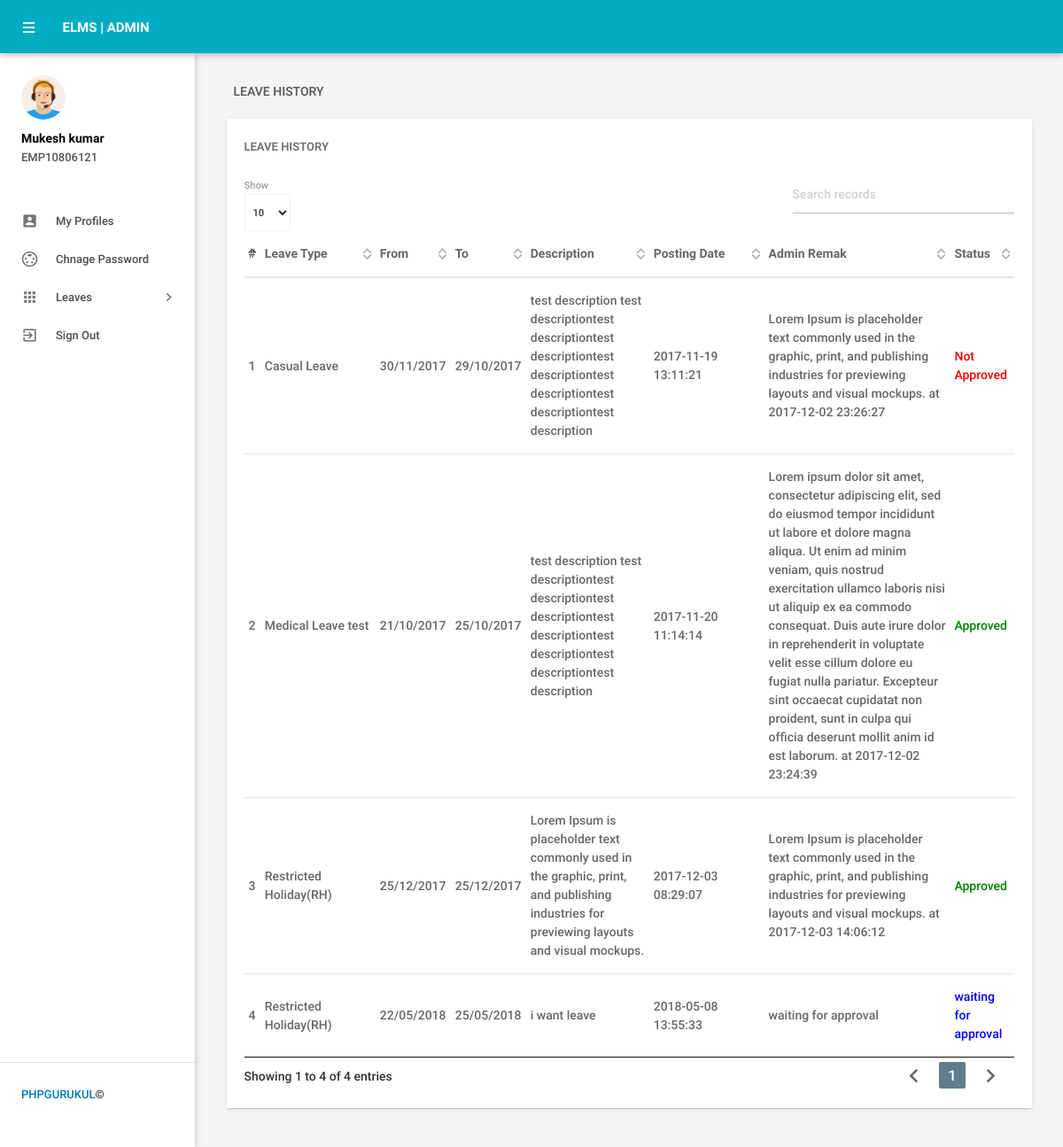
/leavehistory.php (signed in), run on the app's committed database.
### tables this page shows
CREATE TABLE `tblemployees` (
  `id` int(11) NOT NULL,
  `EmpId` varchar(100) NOT NULL,
  `FirstName` varchar(150) NOT NULL,
  `LastName` varchar(150) NOT NULL,
  `EmailId` varchar(200) NOT NULL,
  `Password` varchar(180) NOT NULL,
  `Gender` varchar(100) NOT NULL,
  `Dob` varchar(100) NOT NULL,
  `Department` varchar(255) NOT NULL,
  `Address` varchar(255) NOT NULL,
  `City` varchar(200) NOT NULL,
  `Country` varchar(150) NOT NULL,
  `Phonenumber` char(11) NOT NULL,
  `Status` int(1) NOT NULL,
  `RegDate` timestamp NOT NULL DEFAULT CURRENT_TIMESTAMP
);

CREATE TABLE `tblleaves` (
  `id` int(11) NOT NULL,
  `LeaveType` varchar(110) NOT NULL,
  `ToDate` varchar(120) NOT NULL,
  `FromDate` varchar(120) NOT NULL,
  `Description` mediumtext NOT NULL,
  `PostingDate` timestamp NOT NULL DEFAULT CURRENT_TIMESTAMP,
  `AdminRemark` mediumtext,
  `AdminRemarkDate` varchar(120) DEFAULT NULL,
  `Status` int(1) NOT NULL,
  `IsRead` int(1) NOT NULL,
  `empid` int(11) DEFAULT NULL
);

### leavehistory.php (the view, shortened to what this page needs)
<?php
include('includes/config.php');
if(strlen($_SESSION['emplogin'])==0)
    {
header('location:index.php');
}
else{
 ?>
<!DOCTYPE html>
<html lang="en">
    <head>
        <link type="text/css" rel="stylesheet" href="assets/plugins/materialize/css/materialize.min.css"/>
        <link href="assets/plugins/material-preloader/css/materialPreloader.min.css" rel="stylesheet">
        <link href="assets/plugins/datatables/css/jquery.dataTables.min.css" rel="stylesheet">
        <link href="assets/css/alpha.min.css" rel="stylesheet" type="text/css"/>
        <link href="assets/css/custom.css" rel="stylesheet" type="text/css"/>
    </head>
    <body>
       <?php include('includes/header.php');?>
       <?php include('includes/sidebar.php');?>
            <main class="mn-inner">
                <div class="row">
                    <div class="col s12">
                        <div class="page-title">Leave History</div>
                    </div>
                    <div class="col s12 m12 l12">
                        <div class="card">
                            <div class="card-content">
                                <span class="card-title">Leave History</span>
                                <table id="example" class="display responsive-table ">
                                    <thead>
                                        <tr>
                                            <th>#</th>
                                            <th width="120">Leave Type</th>
                                            <th>From</th>
                                            <th>To</th>
                                             <th>Description</th>
                                             <th width="120">Posting Date</th>
                                            <th width="200">Admin Remak</th>
                                            <th>Status</th>
                                        </tr>
                                    </thead>
                                    <tbody>
<?php
$eid=$_SESSION['eid'];
$sql = "SELECT LeaveType,ToDate,FromDate,Description,PostingDate,AdminRemarkDate,AdminRemark,Status from tblleaves where empid=:eid";
$query = $dbh -> prepare($sql);
$query->bindParam(':eid',$eid,PDO::PARAM_STR);
$query->execute();
$results=$query->fetchAll(PDO::FETCH_OBJ);
$cnt=1;
if($query->rowCount() > 0)
{
foreach($results as $result)
{               ?>
                                        <tr>
                                            <td> <?php echo htmlentities($cnt);?></td>
                                            <td><?php echo htmlentities($result->LeaveType);?></td>
                                            <td><?php echo htmlentities($result->ToDate);?></td>
                                            <td><?php echo htmlentities($result->FromDate);?></td>
                                           <td><?php echo htmlentities($result->Description);?></td>
                                            <td><?php echo htmlentities($result->PostingDate);?></td>
                                            <td><?php if($result->AdminRemark=="")
                                            {
echo htmlentities('waiting for approval');
                                            } else
{
 echo htmlentities(($result->AdminRemark)." "."at"." ".$result->AdminRemarkDate);
}
                                            ?></td>
                                                                                 <td><?php $stats=$result->Status;
if($stats==1){
                                             ?>
                                                 <span style="color: green">Approved</span>
                                                 <?php } if($stats==2)  { ?>
                                                <span style="color: red">Not Approved</span>
                                                 <?php } if($stats==0)  { ?>
 <span style="color: blue">waiting for approval</span>
 <?php } ?>
                                             </td>
                                        </tr>
                                         <?php $cnt++;} }?>
                                    </tbody>
                                </table>
                            </div>
                        </div>
                    </div>
                </div>
            </main>
        </div>
        <div class="left-sidebar-hover"></div>
    </body>
</html>
<?php } ?>

### includes/header.php (shortened to what this page needs)
<div class="mn-content fixed-sidebar">
    <header class="mn-header navbar-fixed">
        <nav class="cyan darken-1">
            <div class="nav-wrapper row">
                <section class="material-design-hamburger navigation-toggle">
                    <a href="#" data-activates="slide-out" class="button-collapse show-on-large material-design-hamburger__icon">
                        <span class="material-design-hamburger__layer"></span>
                    </a>
                </section>
                <div class="header-title col s3">
                    <span class="chapter-title">ELMS | Admin</span>
                </div>
            </div>
        </nav>
    </header>

### includes/sidebar.php (shortened to what this page needs)
     <aside id="slide-out" class="side-nav white fixed">
                <div class="side-nav-wrapper">
                    <div class="sidebar-profile">
                        <div class="sidebar-profile-image">
                            <img src="assets/images/profile-image.png" class="circle" alt="">
                        </div>
                        <div class="sidebar-profile-info">
                    <?php
$eid=$_SESSION['eid'];
$sql = "SELECT FirstName,LastName,EmpId from  tblemployees where id=:eid";
$query = $dbh -> prepare($sql);
$query->bindParam(':eid',$eid,PDO::PARAM_STR);
$query->execute();
$results=$query->fetchAll(PDO::FETCH_OBJ);
if($query->rowCount() > 0)
{
foreach($results as $result)
{               ?>
                                <p><?php echo htmlentities($result->FirstName." ".$result->LastName);?></p>
                                <span><?php echo htmlentities($result->EmpId)?></span>
                         <?php }} ?>
                        </div>
                    </div>
                <ul class="sidebar-menu collapsible collapsible-accordion" data-collapsible="accordion">
  <li class="no-padding"><a class="waves-effect waves-grey" href="myprofile.php"><i class="material-icons">account_box</i>My Profiles</a></li>
  <li class="no-padding"><a class="waves-effect waves-grey" href="emp-changepassword.php"><i class="material-icons">settings_input_svideo</i>Chnage Password</a></li>
                    <li class="no-padding">
                        <a class="collapsible-header waves-effect waves-grey"><i class="material-icons">apps</i>Leaves<i class="nav-drop-icon material-icons">keyboard_arrow_right</i></a>
                    </li>
                  <li class="no-padding">
                                <a class="waves-effect waves-grey" href="logout.php"><i class="material-icons">exit_to_app</i>Sign Out</a>
                            </li>
                </ul>
                <div class="footer">
                    <p class="copyright"><a href="http://phpgurukul.com/">PHPGURUKUL </a>©</p>
                </div>
                </div>
            </aside>

### data on the page
tblemployees: FirstName+LastName "Mukesh kumar", EmpId "EMP10806121"
tblleaves: LeaveType "Casual Leave", ToDate "30/11/2017", FromDate "29/10/2017", Description "test description test descriptiontest descriptiontest descriptiontest descriptiontest descriptiontest descriptiontest description", PostingDate "2017-11-19 13:11:21", AdminRemark+AdminRemarkDate "Lorem Ipsum is placeholder text commonly used in the graphic, print, and publishing industries for previewing layouts and visual mockups. at 2017-12-02 23:26:27", Status "Not Approved"
tblleaves: LeaveType "Medical Leave test", ToDate "21/10/2017", FromDate "25/10/2017", Description "test description test descriptiontest descriptiontest descriptiontest descriptiontest descriptiontest descriptiontest description", PostingDate "2017-11-20 11:14:14", AdminRemark+AdminRemarkDate "Lorem ipsum dolor sit amet, consectetur adipiscing elit, sed do eiusmod tempor incididunt ut labore et dolore magna aliqua. Ut enim ad minim veniam, quis nostrud exercitation ullamco laboris nisi ut aliquip ex ea commodo consequat. Duis aute irure dolor in reprehenderit in voluptate velit esse cillum dolore eu fugiat nulla pariatur. Excepteur sint occaecat cupidatat non proident, sunt in culpa qui officia deserunt mollit anim id est laborum. at 2017-12-02 23:24:39", Status "Approved"
tblleaves: LeaveType "Restricted Holiday(RH)", ToDate "25/12/2017", FromDate "25/12/2017", Description "Lorem Ipsum is placeholder text commonly used in the graphic, print, and publishing industries for previewing layouts and visual mockups.", PostingDate "2017-12-03 08:29:07", AdminRemark+AdminRemarkDate "Lorem Ipsum is placeholder text commonly used in the graphic, print, and publishing industries for previewing layouts and visual mockups. at 2017-12-03 14:06:12", Status "Approved"
tblleaves: LeaveType "Restricted Holiday(RH)", ToDate "22/05/2018", FromDate "25/05/2018", Description "i want leave", PostingDate "2018-05-08 13:55:33", Status "waiting for approval"
